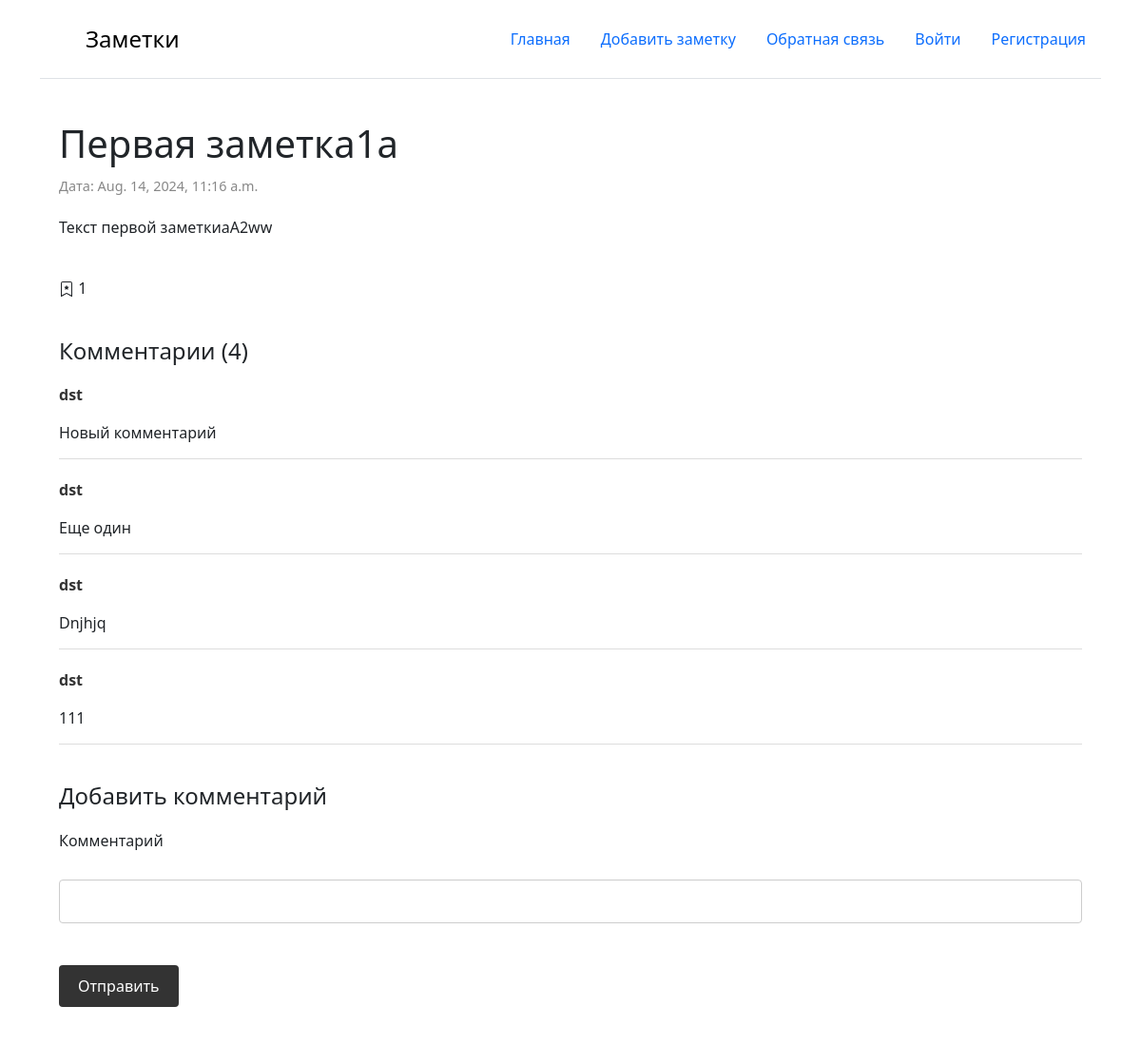
The page /1 on the database its author committed.
### core/models.py (models this page shows, shortened)
class Post(models.Model):
    title = models.CharField(max_length=200)
    text = models.TextField()
    created_data = models.DateTimeField(auto_now_add=True)
    category = models.ForeignKey(PostCategory,
                                 blank = True,
                                 null = True,
                                 on_delete=models.SET_NULL,
                                 related_name='category_post')
    profile = models.ForeignKey(Profile,
                                related_name='profile_posts',
                                on_delete=models.CASCADE)
    class Meta:
        verbose_name = 'Запись'
        verbose_name_plural = 'Записи'

class PostFavorites(models.Model):
    post = models.ForeignKey(Post, on_delete=models.CASCADE, related_name='post_favorites')
    profile = models.ForeignKey(Profile, on_delete=models.CASCADE, related_name='profile_favorites')
    created_date = models.DateTimeField(auto_now_add=True)
    class Meta:
        verbose_name = 'Избранный пост'
        verbose_name_plural = 'Избранные посты'

class PostComment(models.Model):
    text = models.TextField(max_length=1000)
    post = models.ForeignKey(Post,
                             on_delete=models.CASCADE,
                             related_name='post_comments')
    profile = models.ForeignKey(Profile,
                                related_name='profile_comments',
                                on_delete=models.CASCADE)
    class Meta:
        verbose_name = 'Комментарий'
        verbose_name_plural = 'Комментарии'

### user/models.py (models this page shows)
class Profile(models.Model):
    user = models.OneToOneField(User,
                             on_delete=models.CASCADE
                             )
    about = models.TextField(verbose_name='Обо мне')
    class Meta:
        verbose_name = 'Обо мне'
        verbose_name_plural = 'Обо мне'
    def __str__(self):
        return self.user.username

### core/views.py (the view, shortened to what this page needs)
# urls.py: path('<int:post_id>', post_detail, name='post_detail'),
def post_detail(request, post_id):
    context = {}
    comment_add_form = CommentAddForm()
    post= Post.objects.get(id=post_id)
    comments = PostComment.objects.filter(post=post)
    if request.user.is_authenticated:
        is_favorited = PostFavorites.objects.filter(profile=request.user.profile,
                                                    post=post)
        context.update({'is_favorited':is_favorited})
    context.update({
        "post": post,
        'comments': comments,
        'comment_add_form': comment_add_form
    })
    return render(request, 'post_detail.html', context)

### core/forms.py
class CommentAddForm(forms.Form):
    def __init__(self, *args, **kwargs):
        super(CommentAddForm, self).__init__(*args, **kwargs)
        for visible in self.visible_fields():
            visible.field.widget.attrs['class'] = 'form-control'
    text = forms.CharField(max_length=1000, label='Текст')

### templates/post_detail.html (shortened to what this page needs)
{% extends 'base.html' %}
{% block content %}
<div class="container-post">
    <article class="post-content">
        <h1>{{ post.title }}</h1>
        <p class="post-date">Дата: {{ post.created_data }}</p>
        <p>{{ post.text }}</p>
    </article>
<span id="favoritesCount"> {{ post.post_favorites.all|length }} </span>
    <div class="comments-section">
        <h4>Комментарии ({{comments|length}})</h4>
        {% for comment in comments %}
        <div class="comment">
            <p class="comment-author">{{ comment.profile }}</p>
            <p class="comment-text">{{ comment.text }}</p>
        </div>
        {% endfor %}
    </div>
    <div class="comment-form">
        <h4>Добавить комментарий</h4>
        <form action="{% url 'post_detail' post.id %}" method="post">
            <label for="{{ comment_add_form.text.id_for_label }}">Комментарий</label><br>
            {{ comment_add_form.text }}
            {{ comment_add_form.text.errors }}<br>
            <button type="submit">Отправить</button>
        </form>
    </div>
</div>
{% endblock %}

### templates/base.html (style rules this page uses)
h1, h2 { margin: 0; padding-bottom: 10px; }
.container-post { max-width: 1200px; margin: 20px auto; padding: 20px; background-color: #fff; border-radius: 8px; }
.post-content { margin-bottom: 40px; }
.post-date { color: #888; font-size: 0.9em; margin-bottom: 20px; }
.comments-section { margin-top: 40px; }
.comments-section h4 { margin-bottom: 20px; }
.comment { margin-bottom: 20px; padding-bottom: 15px; border-bottom: 1px solid #ddd; }
.comment-author { font-weight: bold; color: #333; }
.comment-text { margin: 0; }
.comment-form { margin-top: 40px; }
.comment-form h4 { margin-bottom: 20px; }
.comment-form label { display: block; margin-bottom: 5px; }
.comment-form input, .comment-form textarea { width: 100%; padding: 10px; margin-bottom: 20px; border: 1px solid #ccc; border-radius: 4px; box-sizing: border-box; }
.comment-form button { background-color: #333; color: #fff; padding: 10px 20px; border: none; border-radius: 4px; cursor: pointer; }

### rows shown on the page
Post: title "Первая заметка1a", created_data "Aug. 14, 2024, 11:16 a.m.", text "Текст первой заметкиaA2ww", post_favorites.all|length "1"
PostComment: profile "dst", text "Новый комментарий"
PostComment: profile "dst", text "Еще один"
PostComment: profile "dst", text "Dnjhjq"
PostComment: profile "dst", text "111"

### other values the page prints
{{ comments|length }} "4"
